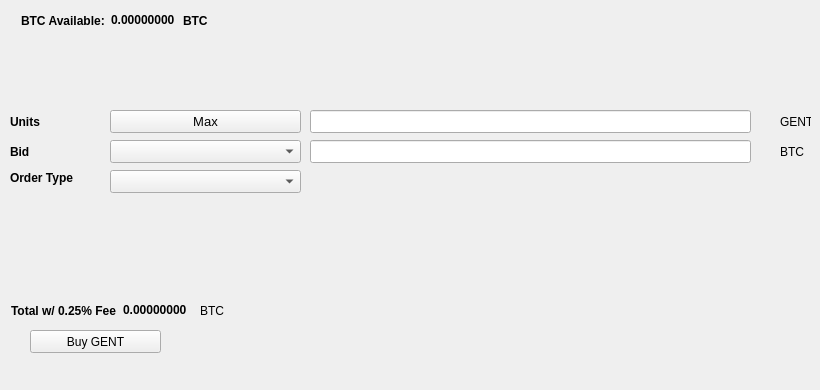
   <widget class="QWidget" name="BuyTab">
    <attribute name="title">
     <string>Buy</string>
    </attribute>
    <widget class="QPushButton" name="BuyGENT">
     <property name="geometry">
      <rect>
       <x>30</x>
       <y>330</y>
       <width>131</width>
       <height>23</height>
      </rect>
     </property>
     <property name="text">
      <string>Buy GENT</string>
     </property>
     <property name="icon">
      <iconset resource="../gents.qrc">
       <normaloff>:/icons/bitcoin</normaloff>:/icons/bitcoin</iconset>
     </property>
    </widget>
    <widget class="QLabel" name="label_3">
     <property name="geometry">
      <rect>
       <x>10</x>
       <y>110</y>
       <width>46</width>
       <height>23</height>
      </rect>
     </property>
     <property name="font">
      <font>
       <weight>75</weight>
       <bold>true</bold>
      </font>
     </property>
     <property name="text">
      <string>Units</string>
     </property>
    </widget>
    <widget class="QLineEdit" name="UnitsInput">
     <property name="geometry">
      <rect>
       <x>310</x>
       <y>110</y>
       <width>441</width>
       <height>23</height>
      </rect>
     </property>
     <property name="font">
      <font>
       <pointsize>9</pointsize>
       <weight>75</weight>
       <bold>true</bold>
      </font>
     </property>
    </widget>
    <widget class="QLineEdit" name="BuyBidPriceEdit">
     <property name="geometry">
      <rect>
       <x>310</x>
       <y>140</y>
       <width>441</width>
       <height>23</height>
      </rect>
     </property>
     <property name="font">
      <font>
       <pointsize>9</pointsize>
       <weight>75</weight>
       <bold>true</bold>
      </font>
     </property>
    </widget>
    <widget class="QLabel" name="label_4">
     <property name="geometry">
      <rect>
       <x>780</x>
       <y>110</y>
       <width>31</width>
       <height>23</height>
      </rect>
     </property>
     <property name="text">
      <string>GENT</string>
     </property>
    </widget>
    <widget class="QLabel" name="label_5">
     <property name="geometry">
      <rect>
       <x>780</x>
       <y>140</y>
       <width>31</width>
       <height>23</height>
      </rect>
     </property>
     <property name="text">
      <string>BTC</string>
     </property>
    </widget>
    <widget class="QLabel" name="label_6">
     <property name="geometry">
      <rect>
       <x>10</x>
       <y>140</y>
       <width>46</width>
       <height>23</height>
      </rect>
     </property>
     <property name="font">
      <font>
       <weight>75</weight>
       <bold>true</bold>
      </font>
     </property>
     <property name="text">
      <string>Bid</string>
     </property>
    </widget>
    <widget class="QLabel" name="label_7">
     <property name="geometry">
      <rect>
       <x>10</x>
       <y>170</y>
       <width>91</width>
       <height>16</height>
      </rect>
     </property>
     <property name="font">
      <font>
       <weight>75</weight>
       <bold>true</bold>
      </font>
     </property>
     <property name="text">
      <string>Order Type</string>
     </property>
    </widget>
    <widget class="QPushButton" name="Buy_Max_Amount">
     <property name="geometry">
      <rect>
       <x>110</x>
       <y>110</y>
       <width>191</width>
       <height>23</height>
      </rect>
     </property>
     <property name="font">
      <font>
       <pointsize>10</pointsize>
      </font>
     </property>
     <property name="text">
      <string>Max</string>
     </property>
    </widget>
    <widget class="QComboBox" name="BuyBidcomboBox">
     <property name="geometry">
      <rect>
       <x>110</x>
       <y>140</y>
       <width>191</width>
       <height>23</height>
      </rect>
     </property>
     <property name="font">
      <font>
       <pointsize>10</pointsize>
      </font>
     </property>
    </widget>
    <widget class="QComboBox" name="buyOrdertypeCombo">
     <property name="geometry">
      <rect>
       <x>110</x>
       <y>170</y>
       <width>191</width>
       <height>23</height>
      </rect>
     </property>
     <property name="font">
      <font>
       <pointsize>10</pointsize>
      </font>
     </property>
    </widget>
    <widget class="QWidget" name="layoutWidget1">
     <property name="geometry">
      <rect>
       <x>21</x>
       <y>11</y>
       <width>227</width>
       <height>19</height>
      </rect>
     </property>
     <layout class="QHBoxLayout" name="horizontalLayout_3">
      <item>
       <widget class="QLabel" name="label232">
        <property name="font">
         <font>
          <weight>75</weight>
          <bold>true</bold>
         </font>
        </property>
        <property name="text">
         <string>BTC Available:</string>
        </property>
       </widget>
      </item>
      <item>
       <widget class="QLabel" name="BtcAvailableLbl">
        <property name="palette">
         <palette>
          <active>
           <colorrole role="WindowText">
            <brush brushstyle="SolidPattern">
             <color alpha="255">
              <red>0</red>
              <green>0</green>
              <blue>0</blue>
             </color>
            </brush>
           </colorrole>
           <colorrole role="Button">
            <brush brushstyle="SolidPattern">
             <color alpha="255">
              <red>0</red>
              <green>170</green>
              <blue>0</blue>
             </color>
            </brush>
           </colorrole>
           <colorrole role="Light">
            <brush brushstyle="SolidPattern">
             <color alpha="255">
              <red>0</red>
              <green>255</green>
              <blue>0</blue>
             </color>
            </brush>
           </colorrole>
           <colorrole role="Midlight">
            <brush brushstyle="SolidPattern">
             <color alpha="255">
              <red>0</red>
              <green>212</green>
              <blue>0</blue>
             </color>
            </brush>
           </colorrole>
           <colorrole role="Dark">
            <brush brushstyle="SolidPattern">
             <color alpha="255">
              <red>0</red>
              <green>85</green>
              <blue>0</blue>
             </color>
            </brush>
           </colorrole>
           <colorrole role="Mid">
            <brush brushstyle="SolidPattern">
             <color alpha="255">
              <red>0</red>
              <green>113</green>
              <blue>0</blue>
             </color>
            </brush>
           </colorrole>
           <colorrole role="Text">
            <brush brushstyle="SolidPattern">
             <color alpha="255">
              <red>0</red>
              <green>170</green>
              <blue>0</blue>
             </color>
            </brush>
           </colorrole>
           <colorrole role="BrightText">
            <brush brushstyle="SolidPattern">
             <color alpha="255">
              <red>255</red>
              <green>255</green>
              <blue>255</blue>
             </color>
            </brush>
           </colorrole>
           <colorrole role="ButtonText">
            <brush brushstyle="SolidPattern">
             <color alpha="255">
              <red>0</red>
              <green>0</green>
              <blue>0</blue>
             </color>
            </brush>
           </colorrole>
           <colorrole role="Base">
            <brush brushstyle="SolidPattern">
             <color alpha="255">
              <red>255</red>
              <green>255</green>
              <blue>255</blue>
             </color>
            </brush>
           </colorrole>
           <colorrole role="Window">
            <brush brushstyle="SolidPattern">
             <color alpha="255">
              <red>0</red>
              <green>170</green>
              <blue>0</blue>
             </color>
            </brush>
           </colorrole>
           <colorrole role="Shadow">
            <brush brushstyle="SolidPattern">
             <color alpha="255">
              <red>0</red>
              <green>0</green>
              <blue>0</blue>
             </color>
            </brush>
           </colorrole>
           <colorrole role="AlternateBase">
            <brush brushstyle="SolidPattern">
             <color alpha="255">
              <red>127</red>
              <green>212</green>
              <blue>127</blue>
             </color>
            </brush>
           </colorrole>
           <colorrole role="ToolTipBase">
            <brush brushstyle="SolidPattern">
             <color alpha="255">
              <red>255</red>
              <green>255</green>
              <blue>220</blue>
             </color>
            </brush>
           </colorrole>
           <colorrole role="ToolTipText">
            <brush brushstyle="SolidPattern">
             <color alpha="255">
              <red>0</red>
              <green>0</green>
              <blue>0</blue>
             </color>
            </brush>
           </colorrole>
          </active>
          <inactive>
           <colorrole role="WindowText">
            <brush brushstyle="SolidPattern">
             <color alpha="255">
              <red>0</red>
              <green>0</green>
              <blue>0</blue>
             </color>
            </brush>
           </colorrole>
           <colorrole role="Button">
            <brush brushstyle="SolidPattern">
             <color alpha="255">
              <red>0</red>
              <green>170</green>
              <blue>0</blue>
             </color>
            </brush>
           </colorrole>
           <colorrole role="Light">
            <brush brushstyle="SolidPattern">
             <color alpha="255">
              <red>0</red>
              <green>255</green>
              <blue>0</blue>
             </color>
            </brush>
           </colorrole>
           <colorrole role="Midlight">
            <brush brushstyle="SolidPattern">
             <color alpha="255">
              <red>0</red>
              <green>212</green>
              <blue>0</blue>
             </color>
            </brush>
           </colorrole>
           <colorrole role="Dark">
            <brush brushstyle="SolidPattern">
             <color alpha="255">
              <red>0</red>
              <green>85</green>
              <blue>0</blue>
             </color>
            </brush>
           </colorrole>
           <colorrole role="Mid">
            <brush brushstyle="SolidPattern">
             <color alpha="255">
              <red>0</red>
              <green>113</green>
              <blue>0</blue>
             </color>
            </brush>
           </colorrole>
           <colorrole role="Text">
            <brush brushstyle="SolidPattern">
             <color alpha="255">
              <red>0</red>
              <green>170</green>
              <blue>0</blue>
             </color>
            </brush>
           </colorrole>
           <colorrole role="BrightText">
            <brush brushstyle="SolidPattern">
             <color alpha="255">
              <red>255</red>
              <green>255</green>
              <blue>255</blue>
             </color>
            </brush>
           </colorrole>
           <colorrole role="ButtonText">
            <brush brushstyle="SolidPattern">
             <color alpha="255">
              <red>0</red>
              <green>0</green>
              <blue>0</blue>
             </color>
            </brush>
           </colorrole>
           <colorrole role="Base">
            <brush brushstyle="SolidPattern">
             <color alpha="255">
              <red>255</red>
              <green>255</green>
              <blue>255</blue>
             </color>
            </brush>
           </colorrole>
           <colorrole role="Window">
            <brush brushstyle="SolidPattern">
             <color alpha="255">
              <red>0</red>
              <green>170</green>
              <blue>0</blue>
             </color>
            </brush>
           </colorrole>
           <colorrole role="Shadow">
            <brush brushstyle="SolidPattern">
             <color alpha="255">
              <red>0</red>
              <green>0</green>
              <blue>0</blue>
             </color>
            </brush>
           </colorrole>
           <colorrole role="AlternateBase">
            <brush brushstyle="SolidPattern">
             <color alpha="255">
              <red>127</red>
              <green>212</green>
              <blue>127</blue>
             </color>
            </brush>
           </colorrole>
           <colorrole role="ToolTipBase">
            <brush brushstyle="SolidPattern">
             <color alpha="255">
              <red>255</red>
              <green>255</green>
              <blue>220</blue>
             </color>
            </brush>
           </colorrole>
           <colorrole role="ToolTipText">
            <brush brushstyle="SolidPattern">
             <color alpha="255">
              <red>0</red>
              <green>0</green>
              <blue>0</blue>
             </color>
            </brush>
           </colorrole>
          </inactive>
          <disabled>
           <colorrole role="WindowText">
            <brush brushstyle="SolidPattern">
             <color alpha="255">
              <red>0</red>
              <green>85</green>
              <blue>0</blue>
             </color>
            </brush>
           </colorrole>
           <colorrole role="Button">
            <brush brushstyle="SolidPattern">
             <color alpha="255">
              <red>0</red>
              <green>170</green>
              <blue>0</blue>
             </color>
            </brush>
           </colorrole>
           <colorrole role="Light">
            <brush brushstyle="SolidPattern">
             <color alpha="255">
              <red>0</red>
              <green>255</green>
              <blue>0</blue>
             </color>
            </brush>
           </colorrole>
           <colorrole role="Midlight">
            <brush brushstyle="SolidPattern">
             <color alpha="255">
              <red>0</red>
              <green>212</green>
              <blue>0</blue>
             </color>
            </brush>
           </colorrole>
           <colorrole role="Dark">
            <brush brushstyle="SolidPattern">
             <color alpha="255">
              <red>0</red>
              <green>85</green>
              <blue>0</blue>
             </color>
            </brush>
           </colorrole>
           <colorrole role="Mid">
            <brush brushstyle="SolidPattern">
             <color alpha="255">
              <red>0</red>
              <green>113</green>
              <blue>0</blue>
             </color>
            </brush>
           </colorrole>
           <colorrole role="Text">
            <brush brushstyle="SolidPattern">
             <color alpha="255">
              <red>0</red>
              <green>85</green>
              <blue>0</blue>
             </color>
            </brush>
           </colorrole>
           <colorrole role="BrightText">
            <brush brushstyle="SolidPattern">
             <color alpha="255">
              <red>255</red>
              <green>255</green>
              <blue>255</blue>
             </color>
            </brush>
           </colorrole>
           <colorrole role="ButtonText">
            <brush brushstyle="SolidPattern">
             <color alpha="255">
              <red>0</red>
              <green>85</green>
              <blue>0</blue>
             </color>
            </brush>
           </colorrole>
           <colorrole role="Base">
            <brush brushstyle="SolidPattern">
             <color alpha="255">
              <red>0</red>
              <green>170</green>
              <blue>0</blue>
             </color>
            </brush>
           </colorrole>
           <colorrole role="Window">
            <brush brushstyle="SolidPattern">
             <color alpha="255">
              <red>0</red>
              <green>170</green>
              <blue>0</blue>
             </color>
            </brush>
           </colorrole>
           <colorrole role="Shadow">
            <brush brushstyle="SolidPattern">
             <color alpha="255">
              <red>0</red>
              <green>0</green>
              <blue>0</blue>
             </color>
            </brush>
           </colorrole>
           <colorrole role="AlternateBase">
            <brush brushstyle="SolidPattern">
             <color alpha="255">
              <red>0</red>
              <green>170</green>
              <blue>0</blue>
             </color>
            </brush>
           </colorrole>
           <colorrole role="ToolTipBase">
            <brush brushstyle="SolidPattern">
             <color alpha="255">
              <red>255</red>
              <green>255</green>
              <blue>220</blue>
             </color>
            </brush>
           </colorrole>
           <colorrole role="ToolTipText">
            <brush brushstyle="SolidPattern">
             <color alpha="255">
              <red>0</red>
              <green>0</green>
              <blue>0</blue>
             </color>
            </brush>
           </colorrole>
          </disabled>
         </palette>
        </property>
        <property name="font">
         <font>
          <weight>75</weight>
          <bold>true</bold>
         </font>
        </property>
        <property name="text">
         <string>0.00000000</string>
        </property>
        <property name="textInteractionFlags">
         <set>Qt::LinksAccessibleByMouse|Qt::TextSelectableByKeyboard|Qt::TextSelectableByMouse</set>
        </property>
       </widget>
      </item>
      <item>
       <widget class="QLabel" name="BtcAvailableLbl_2">
        <property name="font">
         <font>
          <weight>75</weight>
          <bold>true</bold>
         </font>
        </property>
        <property name="text">
         <string>BTC</string>
        </property>
       </widget>
      </item>
     </layout>
    </widget>
    <widget class="QWidget" name="layoutWidge2">
     <property name="geometry">
      <rect>
       <x>11</x>
       <y>301</y>
       <width>259</width>
       <height>19</height>
      </rect>
     </property>
     <layout class="QHBoxLayout" name="horizontalLayout_4">
      <item>
       <widget class="QLabel" name="label_9">
        <property name="font">
         <font>
          <weight>75</weight>
          <bold>true</bold>
         </font>
        </property>
        <property name="text">
         <string>Total w/ 0.25% Fee</string>
        </property>
       </widget>
      </item>
      <item>
       <widget class="QLabel" name="BuyCostLabel">
        <property name="palette">
         <palette>
          <active>
           <colorrole role="WindowText">
            <brush brushstyle="SolidPattern">
             <color alpha="255">
              <red>0</red>
              <green>0</green>
              <blue>0</blue>
             </color>
            </brush>
           </colorrole>
           <colorrole role="Button">
            <brush brushstyle="SolidPattern">
             <color alpha="255">
              <red>0</red>
              <green>170</green>
              <blue>0</blue>
             </color>
            </brush>
           </colorrole>
           <colorrole role="Light">
            <brush brushstyle="SolidPattern">
             <color alpha="255">
              <red>0</red>
              <green>255</green>
              <blue>0</blue>
             </color>
            </brush>
           </colorrole>
           <colorrole role="Midlight">
            <brush brushstyle="SolidPattern">
             <color alpha="255">
              <red>0</red>
              <green>212</green>
              <blue>0</blue>
             </color>
            </brush>
           </colorrole>
           <colorrole role="Dark">
            <brush brushstyle="SolidPattern">
             <color alpha="255">
              <red>0</red>
              <green>85</green>
              <blue>0</blue>
             </color>
            </brush>
           </colorrole>
           <colorrole role="Mid">
            <brush brushstyle="SolidPattern">
             <color alpha="255">
              <red>0</red>
              <green>113</green>
              <blue>0</blue>
             </color>
            </brush>
           </colorrole>
           <colorrole role="Text">
            <brush brushstyle="SolidPattern">
             <color alpha="255">
              <red>0</red>
              <green>170</green>
              <blue>0</blue>
             </color>
            </brush>
           </colorrole>
           <colorrole role="BrightText">
            <brush brushstyle="SolidPattern">
             <color alpha="255">
              <red>255</red>
              <green>255</green>
              <blue>255</blue>
             </color>
            </brush>
           </colorrole>
           <colorrole role="ButtonText">
            <brush brushstyle="SolidPattern">
             <color alpha="255">
              <red>0</red>
              <green>0</green>
              <blue>0</blue>
             </color>
            </brush>
           </colorrole>
           <colorrole role="Base">
            <brush brushstyle="SolidPattern">
             <color alpha="255">
              <red>255</red>
              <green>255</green>
              <blue>255</blue>
             </color>
            </brush>
           </colorrole>
           <colorrole role="Window">
            <brush brushstyle="SolidPattern">
             <color alpha="255">
              <red>0</red>
              <green>170</green>
              <blue>0</blue>
             </color>
            </brush>
           </colorrole>
           <colorrole role="Shadow">
            <brush brushstyle="SolidPattern">
             <color alpha="255">
              <red>0</red>
              <green>0</green>
              <blue>0</blue>
             </color>
            </brush>
           </colorrole>
           <colorrole role="AlternateBase">
            <brush brushstyle="SolidPattern">
             <color alpha="255">
              <red>127</red>
              <green>212</green>
              <blue>127</blue>
             </color>
            </brush>
           </colorrole>
           <colorrole role="ToolTipBase">
            <brush brushstyle="SolidPattern">
             <color alpha="255">
              <red>255</red>
              <green>255</green>
              <blue>220</blue>
             </color>
            </brush>
           </colorrole>
           <colorrole role="ToolTipText">
            <brush brushstyle="SolidPattern">
             <color alpha="255">
              <red>0</red>
              <green>0</green>
              <blue>0</blue>
             </color>
            </brush>
           </colorrole>
          </active>
          <inactive>
           <colorrole role="WindowText">
            <brush brushstyle="SolidPattern">
             <color alpha="255">
              <red>0</red>
              <green>0</green>
              <blue>0</blue>
             </color>
            </brush>
           </colorrole>
           <colorrole role="Button">
            <brush brushstyle="SolidPattern">
             <color alpha="255">
              <red>0</red>
              <green>170</green>
              <blue>0</blue>
             </color>
            </brush>
           </colorrole>
           <colorrole role="Light">
            <brush brushstyle="SolidPattern">
             <color alpha="255">
              <red>0</red>
              <green>255</green>
              <blue>0</blue>
             </color>
            </brush>
           </colorrole>
           <colorrole role="Midlight">
            <brush brushstyle="SolidPattern">
             <color alpha="255">
              <red>0</red>
              <green>212</green>
              <blue>0</blue>
             </color>
            </brush>
           </colorrole>
           <colorrole role="Dark">
            <brush brushstyle="SolidPattern">
             <color alpha="255">
              <red>0</red>
              <green>85</green>
              <blue>0</blue>
             </color>
            </brush>
           </colorrole>
           <colorrole role="Mid">
            <brush brushstyle="SolidPattern">
             <color alpha="255">
              <red>0</red>
              <green>113</green>
              <blue>0</blue>
             </color>
            </brush>
           </colorrole>
           <colorrole role="Text">
            <brush brushstyle="SolidPattern">
             <color alpha="255">
              <red>0</red>
              <green>170</green>
              <blue>0</blue>
             </color>
            </brush>
           </colorrole>
           <colorrole role="BrightText">
            <brush brushstyle="SolidPattern">
             <color alpha="255">
              <red>255</red>
              <green>255</green>
              <blue>255</blue>
             </color>
            </brush>
           </colorrole>
           <colorrole role="ButtonText">
            <brush brushstyle="SolidPattern">
             <color alpha="255">
              <red>0</red>
              <green>0</green>
              <blue>0</blue>
             </color>
            </brush>
           </colorrole>
           <colorrole role="Base">
            <brush brushstyle="SolidPattern">
             <color alpha="255">
              <red>255</red>
              <green>255</green>
              <blue>255</blue>
             </color>
            </brush>
           </colorrole>
           <colorrole role="Window">
            <brush brushstyle="SolidPattern">
             <color alpha="255">
              <red>0</red>
              <green>170</green>
              <blue>0</blue>
             </color>
            </brush>
           </colorrole>
           <colorrole role="Shadow">
            <brush brushstyle="SolidPattern">
             <color alpha="255">
              <red>0</red>
              <green>0</green>
              <blue>0</blue>
             </color>
            </brush>
           </colorrole>
           <colorrole role="AlternateBase">
            <brush brushstyle="SolidPattern">
             <color alpha="255">
              <red>127</red>
              <green>212</green>
              <blue>127</blue>
             </color>
            </brush>
           </colorrole>
           <colorrole role="ToolTipBase">
            <brush brushstyle="SolidPattern">
             <color alpha="255">
              <red>255</red>
              <green>255</green>
              <blue>220</blue>
             </color>
            </brush>
           </colorrole>
           <colorrole role="ToolTipText">
            <brush brushstyle="SolidPattern">
             <color alpha="255">
              <red>0</red>
              <green>0</green>
              <blue>0</blue>
             </color>
            </brush>
           </colorrole>
          </inactive>
          <disabled>
           <colorrole role="WindowText">
            <brush brushstyle="SolidPattern">
             <color alpha="255">
              <red>0</red>
              <green>85</green>
              <blue>0</blue>
             </color>
            </brush>
           </colorrole>
           <colorrole role="Button">
            <brush brushstyle="SolidPattern">
             <color alpha="255">
              <red>0</red>
              <green>170</green>
              <blue>0</blue>
             </color>
            </brush>
           </colorrole>
           <colorrole role="Light">
            <brush brushstyle="SolidPattern">
             <color alpha="255">
              <red>0</red>
              <green>255</green>
              <blue>0</blue>
             </color>
            </brush>
           </colorrole>
           <colorrole role="Midlight">
            <brush brushstyle="SolidPattern">
             <color alpha="255">
              <red>0</red>
              <green>212</green>
              <blue>0</blue>
             </color>
            </brush>
           </colorrole>
           <colorrole role="Dark">
            <brush brushstyle="SolidPattern">
             <color alpha="255">
              <red>0</red>
              <green>85</green>
              <blue>0</blue>
             </color>
            </brush>
           </colorrole>
           <colorrole role="Mid">
            <brush brushstyle="SolidPattern">
             <color alpha="255">
              <red>0</red>
              <green>113</green>
              <blue>0</blue>
             </color>
            </brush>
           </colorrole>
           <colorrole role="Text">
            <brush brushstyle="SolidPattern">
             <color alpha="255">
              <red>0</red>
              <green>85</green>
              <blue>0</blue>
             </color>
            </brush>
           </colorrole>
           <colorrole role="BrightText">
            <brush brushstyle="SolidPattern">
             <color alpha="255">
              <red>255</red>
              <green>255</green>
              <blue>255</blue>
             </color>
            </brush>
           </colorrole>
           <colorrole role="ButtonText">
            <brush brushstyle="SolidPattern">
             <color alpha="255">
              <red>0</red>
              <green>85</green>
              <blue>0</blue>
             </color>
            </brush>
           </colorrole>
           <colorrole role="Base">
            <brush brushstyle="SolidPattern">
             <color alpha="255">
              <red>0</red>
              <green>170</green>
              <blue>0</blue>
             </color>
            </brush>
           </colorrole>
           <colorrole role="Window">
            <brush brushstyle="SolidPattern">
             <color alpha="255">
              <red>0</red>
              <green>170</green>
              <blue>0</blue>
             </color>
            </brush>
           </colorrole>
           <colorrole role="Shadow">
            <brush brushstyle="SolidPattern">
             <color alpha="255">
              <red>0</red>
              <green>0</green>
              <blue>0</blue>
             </color>
            </brush>
           </colorrole>
           <colorrole role="AlternateBase">
            <brush brushstyle="SolidPattern">
             <color alpha="255">
              <red>0</red>
              <green>170</green>
              <blue>0</blue>
             </color>
            </brush>
           </colorrole>
           <colorrole role="ToolTipBase">
            <brush brushstyle="SolidPattern">
             <color alpha="255">
              <red>255</red>
              <green>255</green>
              <blue>220</blue>
             </color>
            </brush>
           </colorrole>
           <colorrole role="ToolTipText">
            <brush brushstyle="SolidPattern">
             <color alpha="255">
              <red>0</red>
              <green>0</green>
              <blue>0</blue>
             </color>
            </brush>
           </colorrole>
          </disabled>
         </palette>
        </property>
        <property name="font">
         <font>
          <weight>75</weight>
          <bold>true</bold>
         </font>
        </property>
        <property name="autoFillBackground">
         <bool>false</bool>
        </property>
        <property name="text">
         <string>0.00000000</string>
        </property>
        <property name="textInteractionFlags">
         <set>Qt::LinksAccessibleByMouse|Qt::TextSelectableByMouse</set>
        </property>
       </widget>
      </item>
      <item>
       <widget class="QLabel" name="label_10">
        <property name="font">
         <font>
          <weight>50</weight>
          <bold>false</bold>
         </font>
        </property>
        <property name="text">
         <string>BTC</string>
        </property>
       </widget>
      </item>
     </layout>
    </widget>
    <widget class="QLabel" name="label_24">
     <property name="geometry">
      <rect>
       <x>460</x>
       <y>300</y>
       <width>281</width>
       <height>81</height>
      </rect>
     </property>
     <property name="text">
      <string/>
     </property>
     <property name="pixmap">
      <pixmap>:/images/bittrex</pixmap>
     </property>
    </widget>
   </widget>
